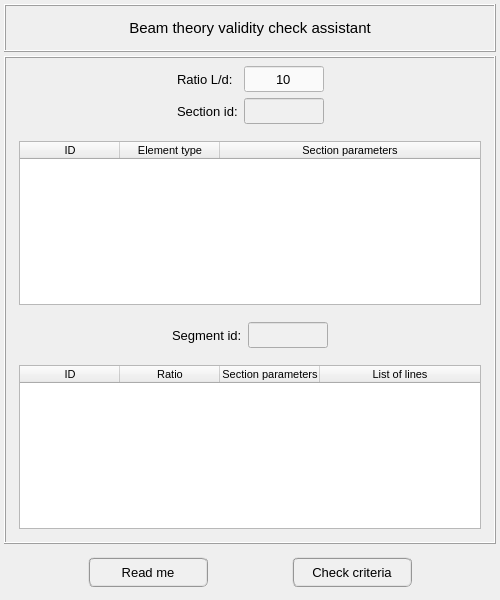
<?xml version="1.0" encoding="UTF-8"?>
<ui version="4.0">
 <class>Dialog</class>
 <widget class="QDialog" name="Dialog">
  <property name="windowModality">
   <enum>Qt::NonModal</enum>
  </property>
  <property name="geometry">
   <rect>
    <x>0</x>
    <y>0</y>
    <width>500</width>
    <height>600</height>
   </rect>
  </property>
  <property name="sizePolicy">
   <sizepolicy hsizetype="Fixed" vsizetype="Fixed">
    <horstretch>0</horstretch>
    <verstretch>0</verstretch>
   </sizepolicy>
  </property>
  <property name="minimumSize">
   <size>
    <width>500</width>
    <height>600</height>
   </size>
  </property>
  <property name="maximumSize">
   <size>
    <width>500</width>
    <height>600</height>
   </size>
  </property>
  <property name="focusPolicy">
   <enum>Qt::StrongFocus</enum>
  </property>
  <property name="contextMenuPolicy">
   <enum>Qt::DefaultContextMenu</enum>
  </property>
  <property name="windowTitle">
   <string>Beam theory validity check</string>
  </property>
  <property name="whatsThis">
   <string/>
  </property>
  <layout class="QGridLayout" name="gridLayout">
   <property name="leftMargin">
    <number>4</number>
   </property>
   <property name="topMargin">
    <number>4</number>
   </property>
   <property name="rightMargin">
    <number>4</number>
   </property>
   <property name="bottomMargin">
    <number>4</number>
   </property>
   <property name="spacing">
    <number>4</number>
   </property>
   <item row="0" column="0">
    <widget class="QFrame" name="top_frame">
     <property name="minimumSize">
      <size>
       <width>0</width>
       <height>48</height>
      </size>
     </property>
     <property name="maximumSize">
      <size>
       <width>600</width>
       <height>48</height>
      </size>
     </property>
     <property name="font">
      <font>
       <pointsize>11</pointsize>
      </font>
     </property>
     <property name="frameShape">
      <enum>QFrame::Box</enum>
     </property>
     <property name="frameShadow">
      <enum>QFrame::Raised</enum>
     </property>
     <property name="lineWidth">
      <number>1</number>
     </property>
     <layout class="QGridLayout" name="gridLayout_3">
      <property name="leftMargin">
       <number>0</number>
      </property>
      <property name="topMargin">
       <number>0</number>
      </property>
      <property name="rightMargin">
       <number>0</number>
      </property>
      <property name="bottomMargin">
       <number>0</number>
      </property>
      <property name="spacing">
       <number>0</number>
      </property>
      <item row="0" column="0">
       <widget class="QLabel" name="label">
        <property name="minimumSize">
         <size>
          <width>380</width>
          <height>30</height>
         </size>
        </property>
        <property name="maximumSize">
         <size>
          <width>1000</width>
          <height>40</height>
         </size>
        </property>
        <property name="text">
         <string>Beam theory validity check assistant</string>
        </property>
        <property name="textFormat">
         <enum>Qt::AutoText</enum>
        </property>
        <property name="alignment">
         <set>Qt::AlignCenter</set>
        </property>
       </widget>
      </item>
     </layout>
    </widget>
   </item>
   <item row="1" column="0">
    <widget class="QFrame" name="bottom_frame">
     <property name="minimumSize">
      <size>
       <width>0</width>
       <height>0</height>
      </size>
     </property>
     <property name="maximumSize">
      <size>
       <width>600</width>
       <height>600</height>
      </size>
     </property>
     <property name="frameShape">
      <enum>QFrame::Box</enum>
     </property>
     <property name="frameShadow">
      <enum>QFrame::Raised</enum>
     </property>
     <layout class="QGridLayout" name="gridLayout_8">
      <property name="leftMargin">
       <number>4</number>
      </property>
      <property name="topMargin">
       <number>4</number>
      </property>
      <property name="rightMargin">
       <number>4</number>
      </property>
      <property name="bottomMargin">
       <number>4</number>
      </property>
      <property name="spacing">
       <number>4</number>
      </property>
      <item row="0" column="0">
       <widget class="QFrame" name="frame_2">
        <property name="frameShape">
         <enum>QFrame::NoFrame</enum>
        </property>
        <property name="frameShadow">
         <enum>QFrame::Raised</enum>
        </property>
        <layout class="QGridLayout" name="gridLayout_4">
         <property name="leftMargin">
          <number>4</number>
         </property>
         <property name="topMargin">
          <number>4</number>
         </property>
         <property name="rightMargin">
          <number>4</number>
         </property>
         <property name="bottomMargin">
          <number>4</number>
         </property>
         <property name="spacing">
          <number>6</number>
         </property>
         <item row="1" column="2">
          <widget class="QLineEdit" name="lineEdit_section_id">
           <property name="enabled">
            <bool>false</bool>
           </property>
           <property name="minimumSize">
            <size>
             <width>80</width>
             <height>26</height>
            </size>
           </property>
           <property name="maximumSize">
            <size>
             <width>80</width>
             <height>26</height>
            </size>
           </property>
           <property name="font">
            <font>
             <pointsize>10</pointsize>
            </font>
           </property>
           <property name="focusPolicy">
            <enum>Qt::StrongFocus</enum>
           </property>
           <property name="styleSheet">
            <string notr="true">QLineEdit{color: rgb(0, 0, 0); background-color: rgb(250, 250, 250)}
QLineEdit:disabled{color: rgb(100, 100, 100); background-color: rgb(240, 240, 240)}</string>
           </property>
           <property name="text">
            <string/>
           </property>
           <property name="alignment">
            <set>Qt::AlignCenter</set>
           </property>
          </widget>
         </item>
         <item row="1" column="1">
          <widget class="QLabel" name="label_2">
           <property name="minimumSize">
            <size>
             <width>0</width>
             <height>26</height>
            </size>
           </property>
           <property name="maximumSize">
            <size>
             <width>16777215</width>
             <height>26</height>
            </size>
           </property>
           <property name="font">
            <font>
             <pointsize>10</pointsize>
            </font>
           </property>
           <property name="text">
            <string>Section id:</string>
           </property>
          </widget>
         </item>
         <item row="1" column="0">
          <spacer name="horizontalSpacer">
           <property name="orientation">
            <enum>Qt::Horizontal</enum>
           </property>
           <property name="sizeHint" stdset="0">
            <size>
             <width>40</width>
             <height>20</height>
            </size>
           </property>
          </spacer>
         </item>
         <item row="1" column="3">
          <spacer name="horizontalSpacer_2">
           <property name="orientation">
            <enum>Qt::Horizontal</enum>
           </property>
           <property name="sizeHint" stdset="0">
            <size>
             <width>40</width>
             <height>20</height>
            </size>
           </property>
          </spacer>
         </item>
         <item row="0" column="1">
          <widget class="QLabel" name="label_4">
           <property name="minimumSize">
            <size>
             <width>0</width>
             <height>26</height>
            </size>
           </property>
           <property name="maximumSize">
            <size>
             <width>16777215</width>
             <height>26</height>
            </size>
           </property>
           <property name="font">
            <font>
             <pointsize>10</pointsize>
            </font>
           </property>
           <property name="text">
            <string>Ratio L/d:</string>
           </property>
          </widget>
         </item>
         <item row="0" column="2">
          <widget class="QLineEdit" name="lineEdit_beam_criteria">
           <property name="minimumSize">
            <size>
             <width>80</width>
             <height>26</height>
            </size>
           </property>
           <property name="maximumSize">
            <size>
             <width>80</width>
             <height>26</height>
            </size>
           </property>
           <property name="font">
            <font>
             <pointsize>10</pointsize>
            </font>
           </property>
           <property name="focusPolicy">
            <enum>Qt::StrongFocus</enum>
           </property>
           <property name="styleSheet">
            <string notr="true">QLineEdit{color: rgb(0, 0, 0); background-color: rgb(250, 250, 250)}
QLineEdit:disabled{color: rgb(100, 100, 100); background-color: rgb(240, 240, 240)}</string>
           </property>
           <property name="text">
            <string>10</string>
           </property>
           <property name="alignment">
            <set>Qt::AlignCenter</set>
           </property>
          </widget>
         </item>
        </layout>
       </widget>
      </item>
      <item row="1" column="0">
       <widget class="QFrame" name="frame_3">
        <property name="frameShape">
         <enum>QFrame::NoFrame</enum>
        </property>
        <property name="frameShadow">
         <enum>QFrame::Raised</enum>
        </property>
        <layout class="QGridLayout" name="gridLayout_5">
         <item row="0" column="0">
          <widget class="QTreeWidget" name="treeWidget_sections_parameters_by_lines">
           <property name="minimumSize">
            <size>
             <width>0</width>
             <height>100</height>
            </size>
           </property>
           <property name="maximumSize">
            <size>
             <width>550</width>
             <height>350</height>
            </size>
           </property>
           <property name="font">
            <font>
             <family>MS Shell Dlg 2</family>
             <pointsize>8</pointsize>
            </font>
           </property>
           <property name="toolTip">
            <string>&lt;html&gt;&lt;head/&gt;&lt;body&gt;&lt;p&gt;Model section information&lt;/p&gt;&lt;/body&gt;&lt;/html&gt;</string>
           </property>
           <property name="alternatingRowColors">
            <bool>true</bool>
           </property>
           <property name="indentation">
            <number>1</number>
           </property>
           <property name="headerHidden">
            <bool>false</bool>
           </property>
           <attribute name="headerHighlightSections">
            <bool>false</bool>
           </attribute>
           <attribute name="headerShowSortIndicator" stdset="0">
            <bool>false</bool>
           </attribute>
           <attribute name="headerStretchLastSection">
            <bool>true</bool>
           </attribute>
           <column>
            <property name="text">
             <string>ID</string>
            </property>
            <property name="textAlignment">
             <set>AlignCenter</set>
            </property>
           </column>
           <column>
            <property name="text">
             <string>Element type</string>
            </property>
            <property name="textAlignment">
             <set>AlignCenter</set>
            </property>
           </column>
           <column>
            <property name="text">
             <string>Section parameters</string>
            </property>
            <property name="textAlignment">
             <set>AlignCenter</set>
            </property>
           </column>
          </widget>
         </item>
        </layout>
       </widget>
      </item>
      <item row="2" column="0">
       <widget class="QFrame" name="frame_4">
        <property name="frameShape">
         <enum>QFrame::NoFrame</enum>
        </property>
        <property name="frameShadow">
         <enum>QFrame::Raised</enum>
        </property>
        <layout class="QGridLayout" name="gridLayout_6">
         <property name="leftMargin">
          <number>4</number>
         </property>
         <property name="topMargin">
          <number>4</number>
         </property>
         <property name="rightMargin">
          <number>4</number>
         </property>
         <property name="bottomMargin">
          <number>4</number>
         </property>
         <item row="0" column="3">
          <spacer name="horizontalSpacer_4">
           <property name="orientation">
            <enum>Qt::Horizontal</enum>
           </property>
           <property name="sizeHint" stdset="0">
            <size>
             <width>40</width>
             <height>20</height>
            </size>
           </property>
          </spacer>
         </item>
         <item row="0" column="1">
          <widget class="QLabel" name="label_3">
           <property name="minimumSize">
            <size>
             <width>0</width>
             <height>26</height>
            </size>
           </property>
           <property name="maximumSize">
            <size>
             <width>16777215</width>
             <height>26</height>
            </size>
           </property>
           <property name="font">
            <font>
             <pointsize>10</pointsize>
            </font>
           </property>
           <property name="text">
            <string>Segment id:</string>
           </property>
          </widget>
         </item>
         <item row="0" column="0">
          <spacer name="horizontalSpacer_3">
           <property name="orientation">
            <enum>Qt::Horizontal</enum>
           </property>
           <property name="sizeHint" stdset="0">
            <size>
             <width>40</width>
             <height>20</height>
            </size>
           </property>
          </spacer>
         </item>
         <item row="0" column="2">
          <widget class="QLineEdit" name="lineEdit_segment_id">
           <property name="enabled">
            <bool>false</bool>
           </property>
           <property name="minimumSize">
            <size>
             <width>80</width>
             <height>26</height>
            </size>
           </property>
           <property name="maximumSize">
            <size>
             <width>80</width>
             <height>26</height>
            </size>
           </property>
           <property name="font">
            <font>
             <pointsize>10</pointsize>
            </font>
           </property>
           <property name="focusPolicy">
            <enum>Qt::ClickFocus</enum>
           </property>
           <property name="styleSheet">
            <string notr="true">QLineEdit{color: rgb(0, 0, 0); background-color: rgb(250, 250, 250)}
QLineEdit:disabled{color: rgb(100, 100, 100); background-color: rgb(240, 240, 240)}</string>
           </property>
           <property name="text">
            <string/>
           </property>
           <property name="alignment">
            <set>Qt::AlignCenter</set>
           </property>
          </widget>
         </item>
        </layout>
       </widget>
      </item>
      <item row="3" column="0">
       <widget class="QFrame" name="frame_5">
        <property name="frameShape">
         <enum>QFrame::NoFrame</enum>
        </property>
        <property name="frameShadow">
         <enum>QFrame::Raised</enum>
        </property>
        <layout class="QGridLayout" name="gridLayout_7">
         <item row="0" column="0">
          <widget class="QTreeWidget" name="treeWidget_non_beam_segments">
           <property name="minimumSize">
            <size>
             <width>0</width>
             <height>100</height>
            </size>
           </property>
           <property name="maximumSize">
            <size>
             <width>550</width>
             <height>350</height>
            </size>
           </property>
           <property name="font">
            <font>
             <family>MS Shell Dlg 2</family>
             <pointsize>8</pointsize>
             <kerning>false</kerning>
            </font>
           </property>
           <property name="toolTip">
            <string>&lt;html&gt;&lt;head/&gt;&lt;body&gt;&lt;p&gt;Segments whose the L/d ratios are lower than user-defined value&lt;/p&gt;&lt;/body&gt;&lt;/html&gt;</string>
           </property>
           <property name="alternatingRowColors">
            <bool>true</bool>
           </property>
           <property name="indentation">
            <number>1</number>
           </property>
           <property name="headerHidden">
            <bool>false</bool>
           </property>
           <attribute name="headerHighlightSections">
            <bool>false</bool>
           </attribute>
           <attribute name="headerShowSortIndicator" stdset="0">
            <bool>false</bool>
           </attribute>
           <attribute name="headerStretchLastSection">
            <bool>true</bool>
           </attribute>
           <column>
            <property name="text">
             <string>ID</string>
            </property>
            <property name="textAlignment">
             <set>AlignCenter</set>
            </property>
           </column>
           <column>
            <property name="text">
             <string>Ratio</string>
            </property>
            <property name="textAlignment">
             <set>AlignCenter</set>
            </property>
           </column>
           <column>
            <property name="text">
             <string>Section parameters</string>
            </property>
            <property name="textAlignment">
             <set>AlignCenter</set>
            </property>
           </column>
           <column>
            <property name="text">
             <string>List of lines</string>
            </property>
            <property name="textAlignment">
             <set>AlignCenter</set>
            </property>
           </column>
          </widget>
         </item>
        </layout>
       </widget>
      </item>
     </layout>
    </widget>
   </item>
   <item row="2" column="0">
    <widget class="QFrame" name="frame">
     <property name="minimumSize">
      <size>
       <width>0</width>
       <height>48</height>
      </size>
     </property>
     <property name="maximumSize">
      <size>
       <width>16777215</width>
       <height>48</height>
      </size>
     </property>
     <property name="frameShape">
      <enum>QFrame::NoFrame</enum>
     </property>
     <property name="frameShadow">
      <enum>QFrame::Raised</enum>
     </property>
     <layout class="QGridLayout" name="gridLayout_2">
      <property name="leftMargin">
       <number>0</number>
      </property>
      <property name="topMargin">
       <number>0</number>
      </property>
      <property name="rightMargin">
       <number>0</number>
      </property>
      <property name="bottomMargin">
       <number>0</number>
      </property>
      <property name="spacing">
       <number>0</number>
      </property>
      <item row="0" column="0">
       <widget class="QPushButton" name="pushButton_more_info">
        <property name="minimumSize">
         <size>
          <width>120</width>
          <height>30</height>
         </size>
        </property>
        <property name="maximumSize">
         <size>
          <width>120</width>
          <height>30</height>
         </size>
        </property>
        <property name="font">
         <font>
          <pointsize>10</pointsize>
         </font>
        </property>
        <property name="styleSheet">
         <string notr="true">QPushButton{border-radius: 6px; border-color: rgb(150, 150, 150); border-style: ridge; border-width: 2px; color: rgb(0, 0, 0); background-color: rgb(240, 240, 240)}
QPushButton:hover{border-radius: 6px; border-color: rgb(0, 170, 255); border-style: ridge; border-width: 2px; color: rgb(0, 0, 0); background-color: rgba(174, 213, 255, 100)}
QPushButton:pressed{border-radius: 6px; border-color: rgb(0, 170, 255); border-style: ridge; border-width: 2px; color: rgb(0, 0, 0); background-color: rgb(174, 213, 255)}
QPushButton:disabled{border-radius: 6px; border-color: rgb(150, 150, 150); border-style: ridge; border-width: 0px; color: rgb(150,150, 150); background-color: rgb(220, 220, 220)}</string>
        </property>
        <property name="text">
         <string>Read me</string>
        </property>
        <property name="autoDefault">
         <bool>false</bool>
        </property>
       </widget>
      </item>
      <item row="0" column="1">
       <widget class="QPushButton" name="pushButton_check_criteria">
        <property name="minimumSize">
         <size>
          <width>120</width>
          <height>30</height>
         </size>
        </property>
        <property name="maximumSize">
         <size>
          <width>120</width>
          <height>30</height>
         </size>
        </property>
        <property name="font">
         <font>
          <pointsize>10</pointsize>
         </font>
        </property>
        <property name="styleSheet">
         <string notr="true">QPushButton{border-radius: 6px; border-color: rgb(150, 150, 150); border-style: ridge; border-width: 2px; color: rgb(0, 0, 0); background-color: rgb(240, 240, 240)}
QPushButton:hover{border-radius: 6px; border-color: rgb(0, 170, 255); border-style: ridge; border-width: 2px; color: rgb(0, 0, 0); background-color: rgba(174, 213, 255, 100)}
QPushButton:pressed{border-radius: 6px; border-color: rgb(0, 170, 255); border-style: ridge; border-width: 2px; color: rgb(0, 0, 0); background-color: rgb(174, 213, 255)}
QPushButton:disabled{border-radius: 6px; border-color: rgb(150, 150, 150); border-style: ridge; border-width: 0px; color: rgb(150,150, 150); background-color: rgb(220, 220, 220)}</string>
        </property>
        <property name="text">
         <string>Check criteria</string>
        </property>
        <property name="autoDefault">
         <bool>false</bool>
        </property>
        <property name="default">
         <bool>true</bool>
        </property>
       </widget>
      </item>
     </layout>
    </widget>
   </item>
  </layout>
 </widget>
 <tabstops>
  <tabstop>lineEdit_beam_criteria</tabstop>
  <tabstop>lineEdit_section_id</tabstop>
  <tabstop>treeWidget_sections_parameters_by_lines</tabstop>
  <tabstop>treeWidget_non_beam_segments</tabstop>
  <tabstop>pushButton_more_info</tabstop>
  <tabstop>pushButton_check_criteria</tabstop>
 </tabstops>
 <resources/>
 <connections/>
</ui>
